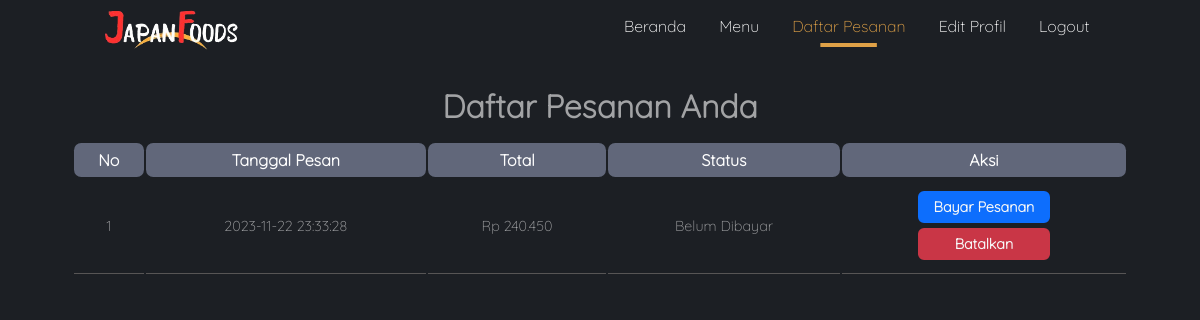
Page /pesanan.php (signed in) on the earlier database version.
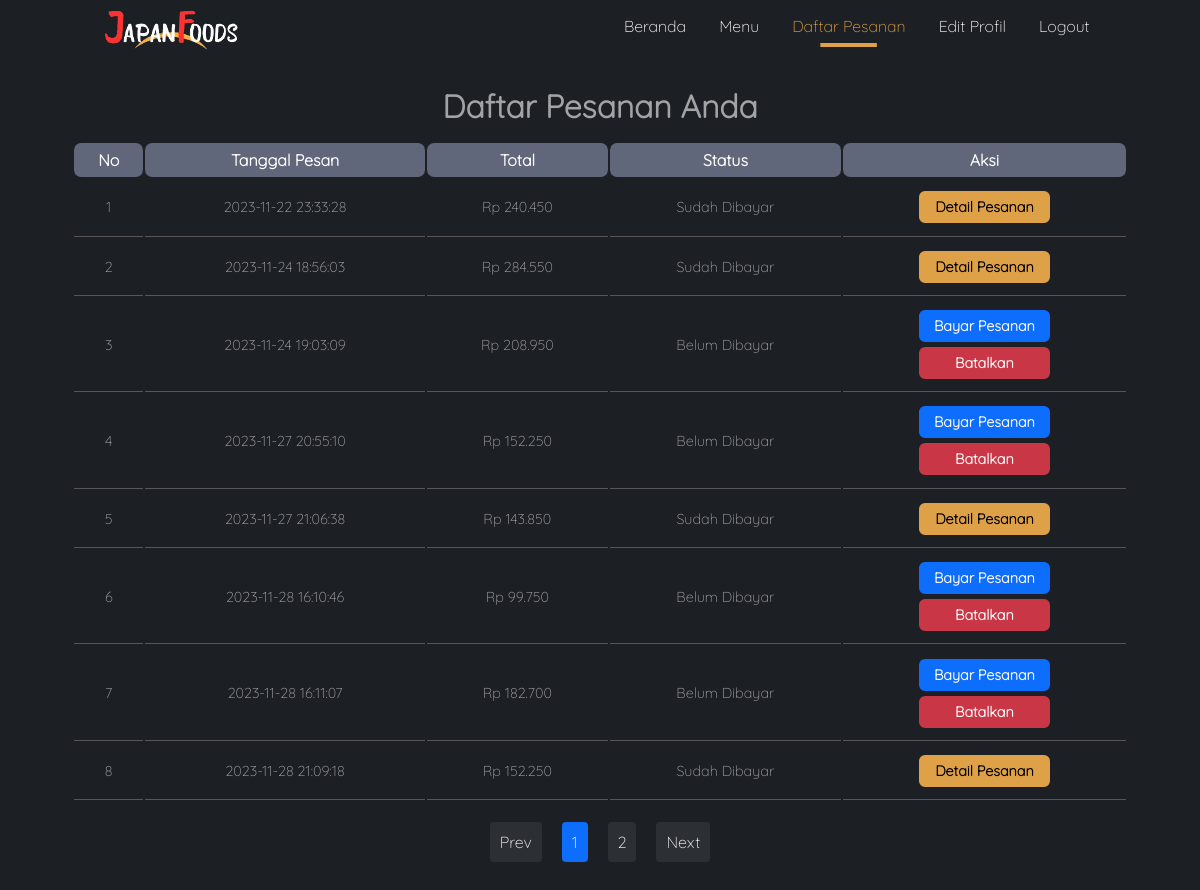
Same page on the later database version.
### tables this page shows
CREATE TABLE `transaksi` (
  `KODE_TRANSAKSI` int(11) NOT NULL,
  `ID_PELANGGAN` int(11) NOT NULL,
  `TANGGAL_PESAN` datetime NOT NULL DEFAULT current_timestamp(),
  `TOTAL` int(11) NOT NULL,
  `STATUS` int(11) NOT NULL,
  `WAKTU_BAYAR` datetime DEFAULT NULL,
  `METODE_BAYAR` varchar(50) DEFAULT NULL
);

### data/transaksi.php (called while the page is built, shortened)
<?php
function getAllOrdersById() {
  try{
		$statement = DB->prepare("SELECT * FROM transaksi WHERE ID_PELANGGAN = :id_pelanggan");
		$statement->bindValue(':id_pelanggan', $_SESSION['id_pelanggan']);
		$statement->execute();
		return $statement->fetchAll(PDO::FETCH_ASSOC);
	}
	catch(PDOException $err){
		echo $err->getMessage();
	}
}
function getAllOrdersByIdAndLimit($limit, $offset) {
	try{
		$statement = DB->prepare("SELECT * FROM transaksi WHERE ID_PELANGGAN = :id_pelanggan LIMIT :limit OFFSET :offset");
		$statement->bindParam(':limit', $limit, PDO::PARAM_INT);
		$statement->bindParam(':offset', $offset, PDO::PARAM_INT);
		$statement->bindValue(':id_pelanggan', $_SESSION['id_pelanggan']);
		$statement->execute();
		return $statement->fetchAll(PDO::FETCH_ASSOC);
	}
	catch(PDOException $err){
		echo $err->getMessage();
	}
}

### pesanan.php (the view, shortened to what this page needs)
<?php
$page = "dafpes";
include "templates/header.php";
require_once "data/transaksi.php";
$orders = getAllOrdersById();
$total_transaksi = count($orders);
$limit = 8;
$total_page = ceil($total_transaksi / $limit);
$active_page = isset($_GET['page']) ? $_GET['page'] : 1;
$offset = ($active_page > 1) ? ($active_page * $limit) - $limit : 0;
$orders = getAllOrdersByIdAndLimit($limit, $offset);
$no = ($active_page * $limit) - $limit + 1;
?>
<?php include "templates/navbar.php" ?>
<div class="content">
    <div class="pesanan-page">
        <div class="header">
            <h1>Daftar Pesanan Anda</h1>
        </div>
        <div class="table-style">
            <table>
                <tr>
                    <th>No</th>
                    <th>Tanggal Pesan</th>
                    <th>Total</th>
                    <th>Status</th>
                    <th>Aksi</th>
                </tr>
                <?php if ($orders): ?>
                    <?php foreach ($orders as $row): ?>
                    <tr>
                        <td><?= $no++ ?></td>
                        <td><?= $row['TANGGAL_PESAN']; ?></td>
                        <td><?= "Rp " . number_format($row["TOTAL"], 0, ',', '.');?></td>
                        <td><?= $row['STATUS'] == 0 ? "Belum Dibayar" : "Sudah Dibayar"; ?></td>
                        <td class="action-orders">
                            <?php if ($row['STATUS'] == 0): ?>
                                <a href="konfirmasi.php?id=<?= $row['KODE_TRANSAKSI']; ?>" class="btn btn-blue">Bayar Pesanan</a>
                                <a href="?hapus=<?= $row['KODE_TRANSAKSI']; ?>" class="btn btn-red">Batalkan</a>
                            <?php else: ?>
                                <a href="detail_pesanan.php?id=<?= $row['KODE_TRANSAKSI']; ?>" class="btn btn-yellow">Detail Pesanan</a>
                            <?php endif ?>
                        </td>
                    </tr>
                    <?php endforeach; ?>
                <?php else: ?>
                    <tr class="empty-orders">
                        <td colspan="5">Pesanan Masih Kosong</td>
                    </tr>
                <?php endif ?>
                </table>
        </div>
        <?php pagination($total_page, $active_page); ?>
    </div>
</div>
<?php include "templates/footer.php" ?>

### templates/header.php (shortened to what this page needs)
<?php require_once BASEPATH . "/templates/pagination.php"; ?>
<!DOCTYPE html>
<html lang="id">
<head>
    <link rel="stylesheet" href="<?= BASEASSET; ?>/css/base.css">
    <link rel="stylesheet" href="<?= BASEASSET; ?>/css/login.css">
    <link rel="stylesheet" href="<?= BASEASSET; ?>/icon/css/font-awesome.min.css" />
    <link rel="stylesheet" href="<?= BASEASSET; ?>/css/customer/navbar.css">
    <link rel="stylesheet" href="<?= BASEASSET; ?>/css/customer/styles.css">
</head>
<body>
    <div class="container">

### templates/navbar.php
<nav class="navbar">
  <a href="index.php" class="navbar-logo">
    <img src="<?= BASEASSET; ?>/img/logo/white.png" alt="Logo Website" />
  </a>
  <div class="navbar-nav">
    <a href="index.php" class="<?= ($page=="home") ? "active" : ""; ?>">Beranda</a>
    <?php if(!isset($_SESSION['login'])): ?>
      <a href="login.php">Login</a>
      <a href="register.php">Register</a>
    <?php else: ?>
      <a href="menu.php" class="<?= ($page=="menu") ? "active" : ""; ?>">Menu</a>
      <a href="pesanan.php" class="<?= ($page=="dafpes" || $page=="detpes" || $page=="konfpem") ? "active" : ""; ?>">Daftar Pesanan</a>
      <a href="edit_profil.php" class="<?= ($page=="edprof") ? "active" : ""; ?>">Edit Profil</a>
      <a href="logout.php">Logout</a>
    <?php endif; ?>
  </div>
</nav>

### templates/footer.php (shortened to what this page needs)
  </div>
</body>
</html>

### templates/pagination.php
<?php function pagination($total_page, $active_page, $href = "?page=") { ?>
<?php if ($total_page > 1): ?>
    <div class="pagination">
    <ul>
        <li>
            <a class="primary-btn" href="<?= ($active_page > 1) ? $href . $active_page - 1 : $href . $active_page ?>">Prev</a>
        </li>
        <?php for ($i = 1; $i <= $total_page; $i++) : ?>
            <?php if ($i == $active_page) : ?>
                <li>
                    <a class="primary-btn active"><?= $i ?></a>
                </li>
            <?php else : ?>
                <li>
                    <a class="primary-btn" href="<?= $href . $i ?>"><?= $i; ?></a>
                </li>
            <?php endif; ?>
        <?php endfor; ?>
        <li>
            <a class="primary-btn" href="<?= ($active_page < $total_page) ? $href . $active_page + 1 : $href . $active_page ?>">Next</a>
        </li>
    </ul>
</div>
<?php endif; ?>
<?php } ?>

### assets/css/base.css (style rules this page uses)
:root { --dark: #17181c; --light-dark: #1c1f24; --slate: #2c2f34; --red: #c93646; --yellow: #dfa147; --green: #198754; --blue: #0d6efd; --light: #a2a3a5; --grey: #61677a; }
* { margin: 0; padding: 0; box-sizing: border-box; outline: none; border: none; text-decoration: none; }
html { scroll-behavior: smooth; }
body { font-family: "Quicksand", sans-serif; font-size: 16px; background-color: var(--light-dark); color: var(--light); }
.container { width: 100%; height: 100vh; background-color: var(--light-dark); }
.pagination ul { width: 100%; display: flex; justify-content: center; align-items: center; margin: 30px 0; }
.pagination ul li { list-style: none; margin: 0 10px; }
.pagination ul li a { padding: 10px; border-radius: 4px; background-color: var(--slate); color: #fdfdfd; }
.pagination a.primary-btn.active { background-color: var(--blue); color: #ffffff; transition: background-color 0.3s, color 0.3s, border 0.3s; }
.table-style { width: 100%; border-radius: 1rem; margin: 1rem auto; }
.table-style table { width: 100%; text-align: center; }
.table-style tr th { color: #fdfdfd; border-radius: 0.5rem; background-color: var(--grey); padding: 0.5rem; }
.table-style tr td { font-size: 1rem; padding: 0.5rem 0.7rem; border-bottom: 1px solid rgb(87, 85, 85); }
.btn { display: inline-block; border-radius: 6px; padding: 5px 10px; cursor: pointer; font-size: 1rem; font-weight: 600; font-family: "Quicksand"; }
.btn-yellow { background-color: var(--yellow); border: 2px solid var(--yellow); color: #000; }
.btn-blue { background-color: var(--blue); border: 2px solid var(--blue); color: #f6f6f6; }
.btn-red { background-color: var(--red); border: 2px solid var(--red); color: #f6f6f6; }

### assets/css/customer/navbar.css (style rules this page uses)
.navbar { display: flex; justify-content: space-between; align-items: center; padding: 0 8%; background-color: transparent; position: fixed; top: 0; left: 0; right: 0; z-index: 9999; }
.navbar .navbar-logo img { width: 150px; }
.navbar .navbar-nav a { color: white; display: inline-block; font-size: 1.1rem; margin: 0 1rem; }
.navbar .navbar-nav a:hover, .navbar .navbar-nav a.active { color: var(--yellow); }
.navbar .navbar-nav a::after { content: ""; display: block; padding-bottom: 0.5rem; border-bottom: 0.3rem solid var(--yellow); transform: scaleX(0); transition: 0.2s linear; }
.navbar .navbar-nav a:hover::after, .navbar .navbar-nav a.active::after { transform: scaleX(0.5); }

### assets/css/customer/styles.css (style rules this page uses)
.table-style tr td.action-orders a { display: block; margin: 5px auto; width: 50%; }
.pesanan-page { margin-top: 2rem; padding: 4rem 5rem; text-align: center; }
@media (max-width: 1360px) { html { font-size: 90%; } }

Differences in the rows shown:
changed transaksi (number 1 of 8 on the later page): STATUS "Belum Dibayar Bayar Pesanan Batalkan" → "Sudah Dibayar Detail Pesanan"
added transaksi: TANGGAL_PESAN "2023-11-24 18:56:03", TOTAL "284.550", STATUS "Sudah Dibayar"
added transaksi: TANGGAL_PESAN "2023-11-24 19:03:09", TOTAL "208.950", STATUS "Belum Dibayar"
added transaksi: TANGGAL_PESAN "2023-11-27 20:55:10", TOTAL "152.250", STATUS "Belum Dibayar"
added transaksi: TANGGAL_PESAN "2023-11-27 21:06:38", TOTAL "143.850", STATUS "Sudah Dibayar"
added transaksi: TANGGAL_PESAN "2023-11-28 16:10:46", TOTAL "99.750", STATUS "Belum Dibayar"
added transaksi: TANGGAL_PESAN "2023-11-28 16:11:07", TOTAL "182.700", STATUS "Belum Dibayar"
added transaksi: TANGGAL_PESAN "2023-11-28 21:09:18", TOTAL "152.250", STATUS "Sudah Dibayar"
Other differences:
text now shown: "Prev Next"
new list line: "1"
new list line: "2"
